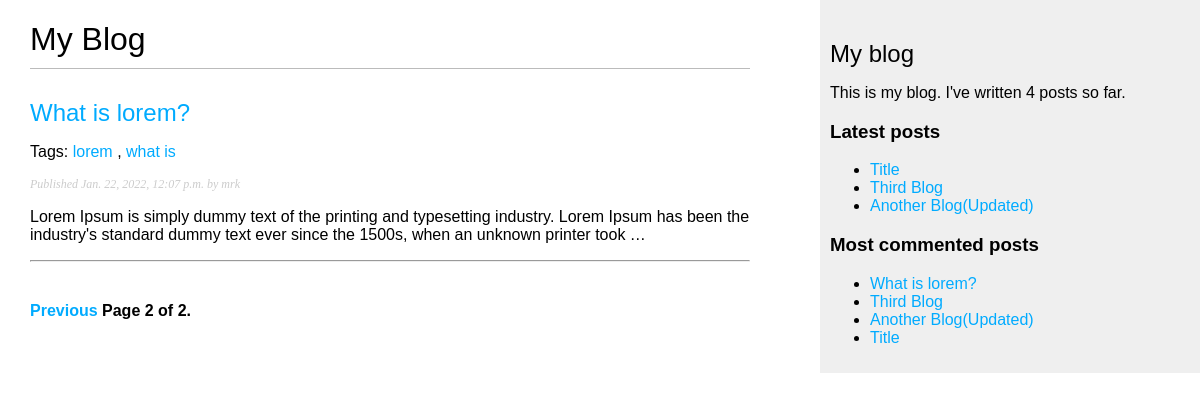
Screenshot of /blog/?page=2 with the database file from the repository.
### blog/models.py (models this page shows, shortened)
class Post(models.Model):
    STATUS_CHOICES = ( ('draft', 'Draft'), ('published', 'Published'),)
    title = models.CharField(max_length=250)
    slug = models.SlugField(max_length=250, unique_for_date='publish')
    author = models.ForeignKey(User, on_delete=models.CASCADE, related_name='blog_posts')
    body = models.TextField()
    publish = models.DateTimeField(default=timezone.now)
    created = models.DateTimeField(auto_now_add=True)
    updated = models.DateTimeField(auto_now=True)
    status = models.CharField(max_length=10, choices=STATUS_CHOICES, default='draft')
    tags = TaggableManager()
    objects = models.Manager() # The default manager.
    published = PublishedManager() # Our custom manager.
    def get_absolute_url(self):
        return reverse('blog:post_detail', args=[self.publish.year, self.publish.month, self.publish.day, self.slug])
    class Meta:
        ordering = ('-publish',)

### blog/views.py (the view)
# urls.py: path('', views.post_list, name='post_list'),
def post_list(request, tag_slug=None):
    object_list = Post.published.all()
    tag = None
    if tag_slug:
        tag = get_object_or_404(Tag, slug=tag_slug)
        object_list = object_list.filter(tags__in=[tag])
    paginator = Paginator(object_list, 3) # 3 posts in each page
    page = request.GET.get('page')
    try:
        posts = paginator.page(page)
    except PageNotAnInteger:
        posts = paginator.page(1)
    except EmptyPage:
        posts = paginator.page(paginator.num_pages)
    return render(request, 'blog/post/list.html', {'page': page, 'posts': posts, 'tag': tag})

### blog/models.py (called while the page is built)
    def get_queryset(self):
        return super(PublishedManager, self).get_queryset() \
                                            . filter(status='published')

### blog/templatetags/blog_tags.py (called while the page is built)
@register.simple_tag
def total_posts():
    return Post.published.count()

@register.inclusion_tag('blog/post/latest_posts.html')
def show_latest_posts(count=5):
    latest_posts = Post.published.order_by('-publish')[:count]
    return {'latest_posts': latest_posts}

@register.simple_tag
def get_most_commented_posts(count=5):
    return Post.published.annotate(total_comments=Count('comments')).order_by('-total_comments')[:count]

@register.filter(name='markdown')
def markdown_format(text):
    return mark_safe(markdown.markdown(text))

### blog/templates/blog/post/list.html (shortened to what this page needs)
{% extends "blog/base.html" %}
{% load blog_tags %}
{% block content %}
<h1>My Blog</h1>
{% for post in posts %}
    <h2>
        <a href="{{ post.get_absolute_url }}"> {{ post.title }} </a>
    </h2>
    <p class="tags">
        Tags:
        {% for tag in post.tags.all %}
            <a href="{% url 'blog:post_list_by_tag' tag.slug %}"> {{ tag.name }} </a>
            {% if not forloop.last %}, {% endif %}
        {% endfor %}
    </p>
    <p class="date">
        Published {{ post.publish }} by {{ post.author }}
    </p>
    {{ post.body|markdown|truncatewords_html:30 }}
    <hr>
{% endfor %}
{% include "pagination.html" with page=posts %}
{% endblock %}

### blog/templates/blog/base.html (shortened to what this page needs)
{% load blog_tags %}
{% load static %}
<!DOCTYPE html>
<html>
<head>
<link href="{% static 'css/base.css' %}" rel="stylesheet">
</head>
<body>
    <div id="content">
        {% block content %}
        {% endblock %}
    </div>
    <div id="sidebar">
            <h2>My blog</h2>
            <p>This is my blog. I've written {% total_posts %} posts so far.</p>
            <h3>Latest posts</h3>
            {% show_latest_posts 3 %}
            <h3>Most commented posts</h3>
                {% get_most_commented_posts as most_commented_posts %}
            <ul>
            {% for post in most_commented_posts %}
                <li>
                    <a href="{{ post.get_absolute_url }}">{{ post.title }}</a>
                </li>
            {% endfor %}
    </ul>
    </div>
</body>
</html>

### blog/templates/blog/post/latest_posts.html
<ul>
    {% for post in latest_posts %}
    <li>
    <a href="{{ post.get_absolute_url }}">{{ post.title }}</a>
    </li>
    {% endfor %}
</ul>

### blog/static/css/base.css (style rules this page uses)
body { margin:0; padding:0; font-family:helvetica, sans-serif; }
a { color:#00abff; text-decoration:none; }
h1 { font-weight:normal; border-bottom:1px solid #bbb; padding:0 0 10px 0; }
h2 { font-weight:normal; margin:30px 0 0; }
#content { float:left; width:60%; padding:0 0 0 30px; }
#sidebar { float:right; width:30%; padding:10px; background:#efefef; height:100%; }
p.date { color:#ccc; font-family: georgia, serif; font-size: 12px; font-style: italic; }

### rows the page displays
Post: title "What is lorem?", publish "Jan. 22, 2022, 12:07 p.m.", author "mrk", body "Lorem Ipsum is simply dummy text of the printing and typesetting industry. Lorem Ipsum has been the industry's standard dummy text ever since the 1500s, when an unknown printer took …"
Tag: name "lorem"
Tag: name "what is"
Post: title "Title"
Post: title "Third Blog"
Post: title "Another Blog(Updated)"

### other values shown
{{ page.number }} "2"
{{ page.paginator.num_pages }} "2"
